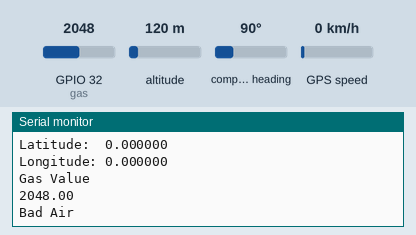
A sketch run on a simulated ESP32. On the bench: the last lines printed to the serial monitor. The test bench sets the inputs (shaded band); at power-on: GPIO 32 (gas) = 2048, altitude 120 m, compass heading 90°, GPS speed 0 km/h. WiFi joins after 1.5 s; servers stay silent unless stated; the GPS gets a fix after 3 s at 37.7749, -122.4194 with 8 satellites.

Above: at 3.0 s.
3.1 s: GPIO 32 (gas) set to 360
At 7.3 s:
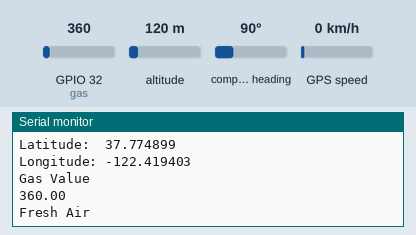
8.3 s: GPIO 32 (gas) set to 440
At 12.4 s:
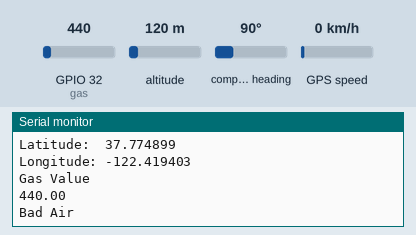
Timing chart, 0 to 13.9 s (numbered marks = the images above; inputs shaded):
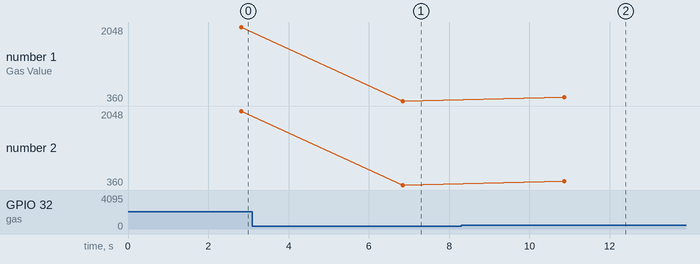

Measured:
- after the input at 3.1 s, the serial monitor: prints a new line after 3.7 s (image 1)
- after the input at 8.3 s, the serial monitor: prints a new line after 2.6 s (image 2)
- plotted number 1: 2048 → 360 after the input at 3.1 s, 360 → 440 after the input at 8.3 s
- plotted number 2: 2048 → 360 after the input at 3.1 s, 360 → 440 after the input at 8.3 s

The sketch:

Code.ino
```cpp
#define BLYNK_TEMPLATE_ID "TMPL3RyI6W0Az" //YOUR BLYNK_TEMPLATE_ID
#define BLYNK_TEMPLATE_NAME "Air Quality" //YOUR BLYNK_TEMPLATE_NAME
#define BLYNK_AUTH_TOKEN "ysCfDQtWW_CIZzZHVEQ6J_NFSYJx2lxB" //YOUR BLYNK_AUTH_TOKEN

char auth[] = "ysCfDQtWW_CIZzZHVEQ6J_NFSYJx2lxB";
// Your WiFi credentials.
// Set password to "" for open networks.
char ssid[] = "*****"; //YOUR HOTSPOT NAME
char pass[] = "******"; //YOUR HOTSPOT PASSWORD

#define BLYNK_PRINT Serial

#include <WiFi.h>
#include <WiFiClient.h>
#include <BlynkSimpleEsp32.h>

//GPS Module Settings
//GPS Module RX pin to ESP32 17
//GPS Module TX pin to ESP32 16
#include <TinyGPSPlus.h>

TinyGPSPlus gps;

BlynkTimer timer;

int gas=32;
int sensorThreshold=100;

#define INTERVAL 1000L

void displayInfo() {
  Serial.print(F("Location: "));
  if (gps.location.isValid()) {
    Serial.print("Lat: ");
    Serial.print(gps.location.lat(), 6);
    Serial.print(F(","));
    Serial.print("Lng: ");
    Serial.println(gps.location.lng(), 6);
  } else {
    Serial.println(F("INVALID"));
  }
}
void sendGps()
{

    while (Serial2.available() > 0) {
    if (gps.encode(Serial2.read())) {
      displayInfo();
    }
  }

  if (millis() > 5000 && gps.charsProcessed() < 10) {
    Serial.println(F("No GPS detected: check wiring."));
    while (true);
  }

  //get latitude and longitude
  float latitude = gps.location.lat();
  float longitude = gps.location.lng();

  //get Gas sensor reading
  float analogSensor = analogRead(gas);
  Blynk.virtualWrite(V0, analogSensor);
  Serial.print("Gas Value: ");
  Serial.println(analogSensor);


  Serial.print("Latitude:  ");
  Serial.println(latitude, 6);
  Serial.print("Longitude: ");
  Serial.println(longitude, 6);

  Blynk.virtualWrite(V1, String(latitude, 6));
  Blynk.virtualWrite(V2, String(longitude, 6));

  float gasValue=analogRead(gas);
  Serial.println("Gas Value");
  Serial.println(gasValue);
  if(gasValue<400)
  {
     Serial.println("Fresh Air");
    delay(4000);
  }

  else if(gasValue>400)
  {
    Serial.println("Bad Air");
    delay(4000);
  }

  if(gasValue > 400){
    Blynk.email("YOUR EMAIL", "Alert", "Bad Air,Stay Inside!!");
    Blynk.logEvent("pollution_alert","Bad Air, Stay Inside!! Latitude = " + String(latitude, 6) + "Longitude = " + String(longitude, 6));
  }

}

void setup()
{

  Serial.begin(115200);
  Serial2.begin(9600);
  Blynk.begin(auth, ssid, pass);
  delay(10);

  timer.setInterval(INTERVAL, sendGps);

}


void loop()
{
  Blynk.run();
  timer.run();
}
```
